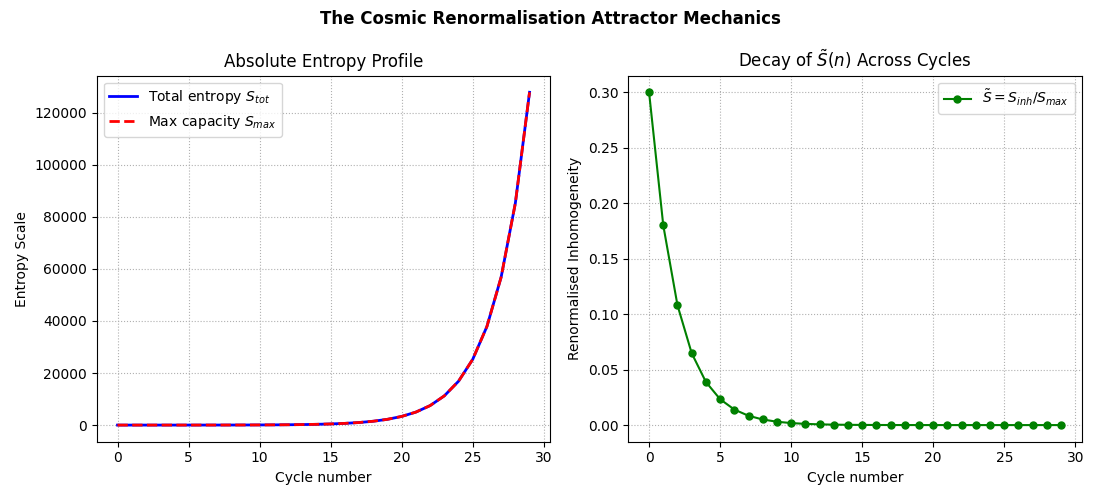

This figure's Python source:
import numpy as np
import matplotlib.pyplot as plt

def simulate_entropy_cycles(
    cycles=30,
    Smax0=1.0,
    Sinh0=0.3,
    alpha=1.5,   # growth of information capacity
    beta=0.9     # decay of inhomogeneous entropy
):
    Smax = [Smax0]
    Sinh = [Sinh0]
    Stot = [Smax0 + Sinh0]

    for n in range(1, cycles):
        Smax.append(Smax[-1] * alpha)
        Sinh.append(Sinh[-1] * beta)
        Stot.append(Smax[-1] + Sinh[-1])

    Smax = np.array(Smax)
    Sinh = np.array(Sinh)
    Stot = np.array(Stot)
    S_tilde = Sinh / Smax

    return Smax, Sinh, Stot, S_tilde

# ---- Run simulation ----
Smax, Sinh, Stot, S_tilde = simulate_entropy_cycles()

# ---- Generate the combined Figure 2 layout ----
fig, (ax1, ax2) = plt.subplots(1, 2, figsize=(11, 5))

# Panel 1: Absolute Entropy Growth and Capacity Limits
ax1.plot(Stot, 'b-', linewidth=2, label=r"Total entropy $S_{tot}$")
ax1.plot(Smax, 'r--', linewidth=2, label=r"Max capacity $S_{max}$")
ax1.set_xlabel("Cycle number")
ax1.set_ylabel("Entropy Scale")
ax1.set_title("Absolute Entropy Profile")
ax1.legend()
ax1.grid(True, linestyle=':')

# Panel 2: Renormalised Inhomogeneity Decay (The Attractor Flow)
ax2.plot(S_tilde, 'go-', markersize=5, linewidth=1.5, label=r"$\tilde{S} = S_{inh}/S_{max}$")
ax2.set_xlabel("Cycle number")
ax2.set_ylabel("Renormalised Inhomogeneity")
ax2.set_title(r"Decay of $\tilde{S}(n)$ Across Cycles")
ax2.legend()
ax2.grid(True, linestyle=':')

plt.suptitle("The Cosmic Renormalisation Attractor Mechanics", fontsize=12, fontweight='bold')
plt.tight_layout()

# Save as a single high-quality file for your LaTeX compiler
plt.savefig("entropy_attractor.png", dpi=300, bbox_inches='tight')
print("Successfully generated and saved: entropy_attractor.png")

plt.show()
